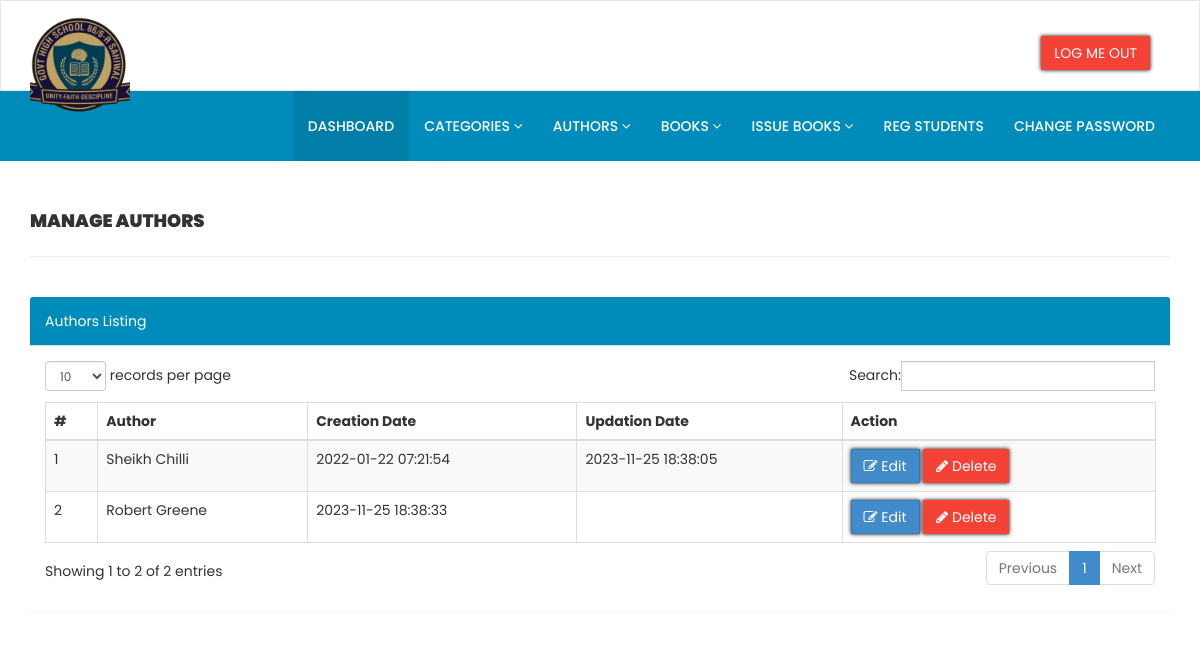
Screenshot of /admin/manage-authors.php (signed in) with the database file from the repository.
### tables this page shows
CREATE TABLE `tblauthors` (
  `id` int(11) NOT NULL,
  `AuthorName` varchar(159) DEFAULT NULL,
  `creationDate` timestamp NULL DEFAULT current_timestamp(),
  `UpdationDate` timestamp NULL DEFAULT NULL ON UPDATE current_timestamp()
);

### admin/manage-authors.php (the view, shortened to what this page needs)
<?php
include('includes/config.php');
if (strlen($_SESSION['alogin']) == 0) {
    header('location:index.php');
} else {
    ?>
<!DOCTYPE html>
<html xmlns="http://www.w3.org/1999/xhtml">
<head>
    <link href="assets/css/bootstrap.css" rel="stylesheet" />
    <link href="assets/css/font-awesome.css" rel="stylesheet" />
    <link href="assets/js/dataTables/dataTables.bootstrap.css" rel="stylesheet" />
    <link href="assets/css/style.css" rel="stylesheet" />
</head>
<body>
    <?php include('includes/header.php'); ?>
    <div class="content-wrapper">
        <div class="container">
            <div class="row pad-botm">
                <div class="col-md-12">
                    <h4 class="header-line">Manage Authors</h4>
                </div>
                <div class="row">
                </div>
            </div>
            <div class="row">
                <div class="col-md-12">
                    <div class="panel panel-default">
                        <div class="panel-heading">
                            Authors Listing
                        </div>
                        <div class="panel-body">
                            <div class="table-responsive">
                                <table class="table table-striped table-bordered table-hover" id="dataTables-example">
                                    <thead>
                                        <tr>
                                            <th>#</th>
                                            <th>Author</th>
                                            <th>Creation Date</th>
                                            <th>Updation Date</th>
                                            <th>Action</th>
                                        </tr>
                                    </thead>
                                    <tbody>
                                        <?php $sql = "SELECT * from  tblauthors";
                                            $query = $dbh->prepare($sql);
                                            $query->execute();
                                            $results = $query->fetchAll(PDO::FETCH_OBJ);
                                            $cnt = 1;
                                            if ($query->rowCount() > 0) {
                                                foreach ($results as $result) { ?>
                                        <tr class="odd gradeX">
                                            <td class="center">
                                                <?php echo htmlentities($cnt); ?>
                                            </td>
                                            <td class="center">
                                                <?php echo htmlentities($result->AuthorName); ?>
                                            </td>
                                            <td class="center">
                                                <?php echo htmlentities($result->creationDate); ?>
                                            </td>
                                            <td class="center">
                                                <?php echo htmlentities($result->UpdationDate); ?>
                                            </td>
                                            <td class="center">
                                                <a
                                                    href="edit-author.php?athrid=<?php echo htmlentities($result->id); ?>"><button
                                                        class="btn btn-primary"><i class="fa fa-edit "></i>
                                                        Edit</button>
                                                    <a href="manage-authors.php?del=<?php echo htmlentities($result->id); ?>"
                                                        onclick="return confirm('Are you sure you want to delete?');"" >  <button class="
                                                        btn btn-danger"><i class="fa fa-pencil"></i> Delete</button>
                                            </td>
                                        </tr>
                                        <?php $cnt = $cnt + 1;
                                                }
                                            } ?>
                                    </tbody>
                                </table>
                            </div>
                        </div>
                    </div>
                </div>
            </div>
        </div>
    </div>
</body>
</html>
<?php } ?>

### admin/assets/css/style.css (style rules this page uses)
.content-wrapper { margin-top: 40px; min-height:800px; padding-bottom:90px; }
.header-line { font-weight:900; padding-bottom:25px; border-bottom:1px solid #eeeeee; text-transform:uppercase; }
.pad-botm { padding-bottom:30px; }

### admin/manage-authors.php (style rules this page uses)
.btn-primary { border-radius: 0px; box-shadow: 0px 0px 4px black; }
.btn-danger { border-color: transparent; border-radius: 0px; background-color: #f44336 !important; box-shadow: 0px 0px 4px black; }
.panel-heading { background-color: #008CBA !important; color: #fff !important; }
.panel { border: none; }

### admin/includes/header.php (style rules this page uses)
* { margin: 0; padding: 0; box-sizing: border-box; font-family: 'Poppins', sans-serif; }
.btn-danger { border-radius: 0px; box-shadow: 0px 0px 4px black; }

### rows the page displays
tblauthors: AuthorName "Sheikh Chilli", creationDate "2022-01-22 07:21:54", UpdationDate "2023-11-25 18:38:05"
tblauthors: AuthorName "Robert Greene", creationDate "2023-11-25 18:38:33"
